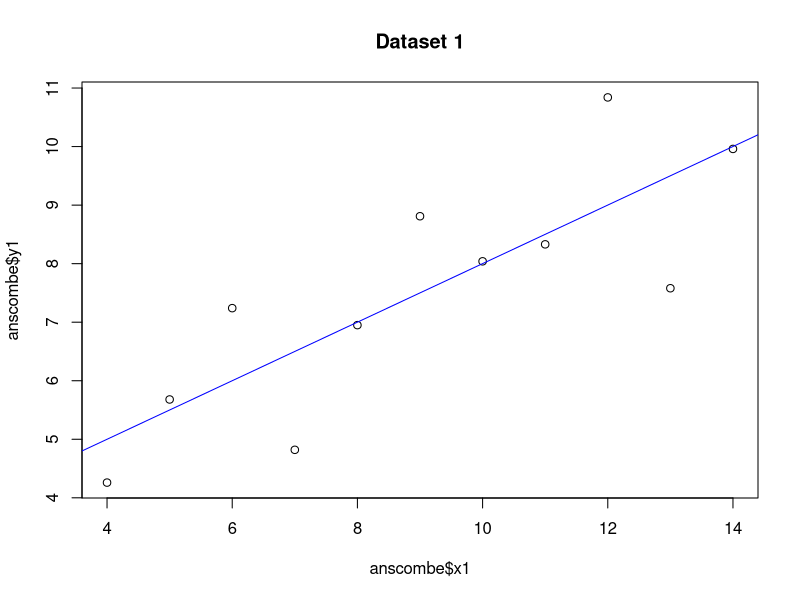
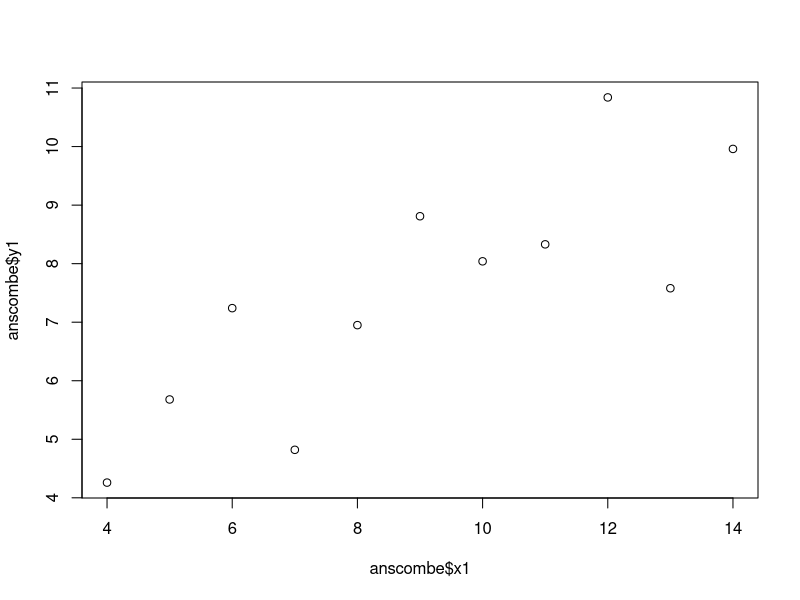
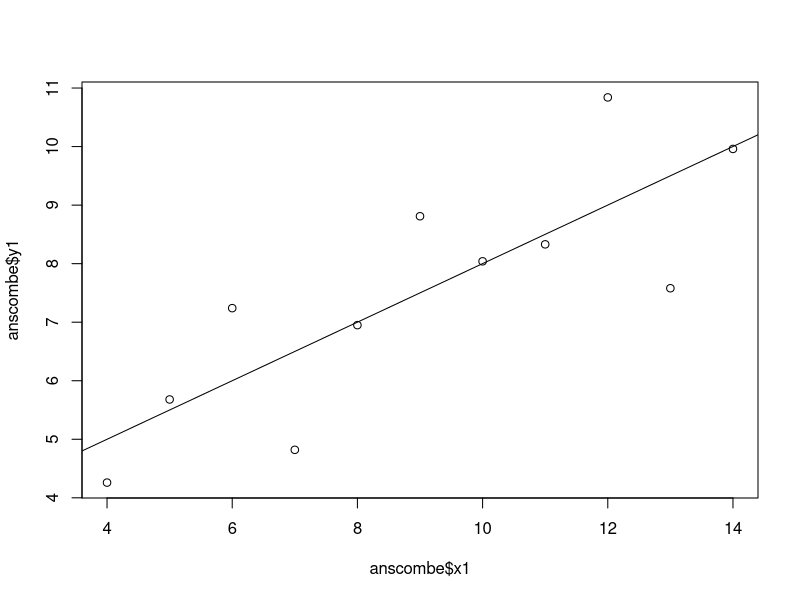
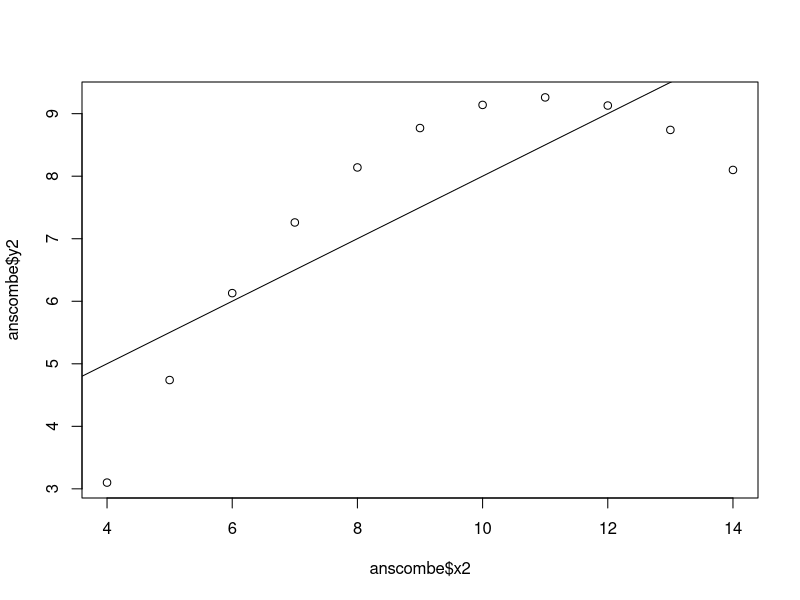
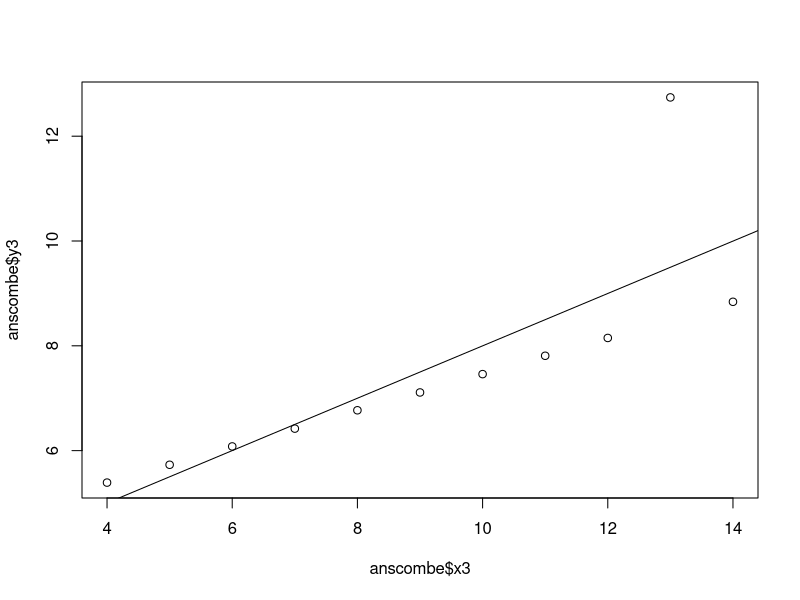
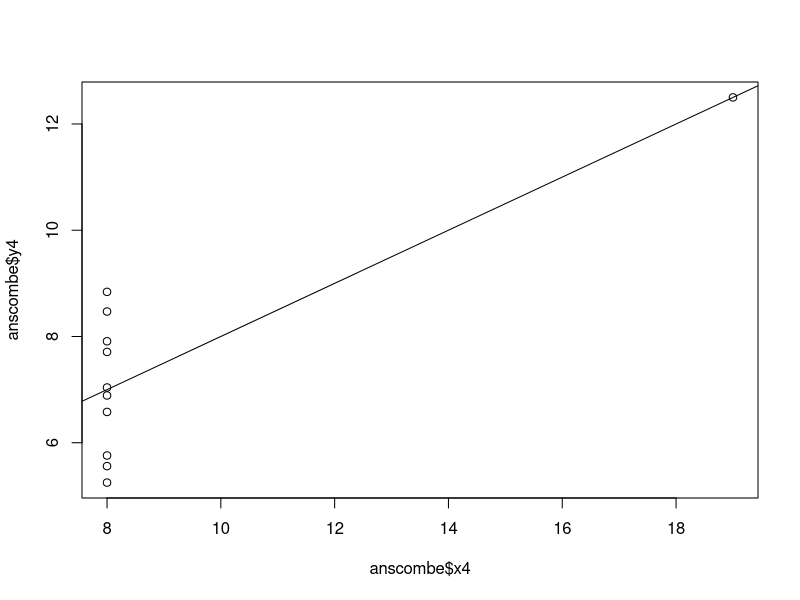
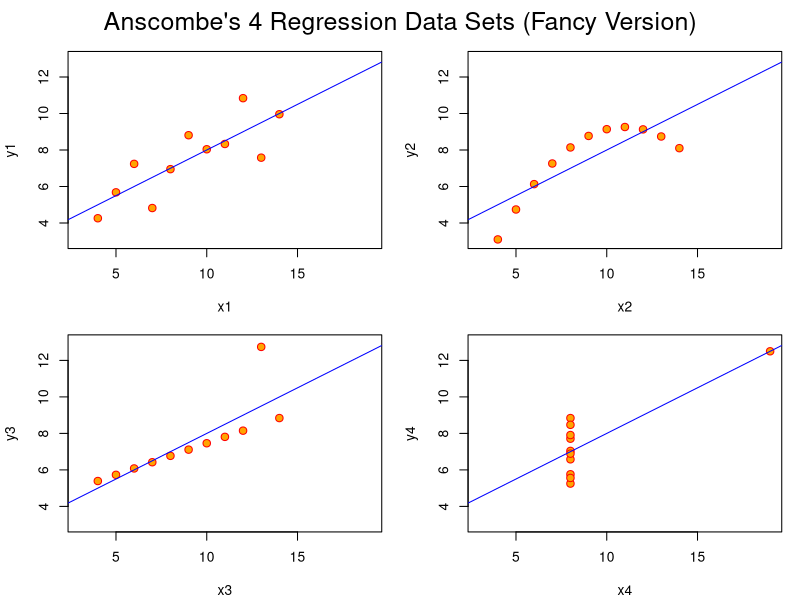
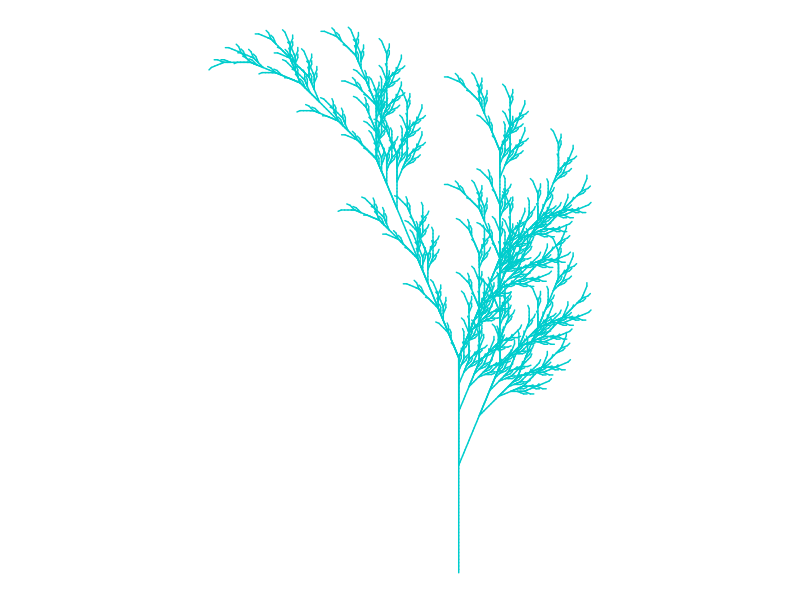

The R script that drew these images, in order:
## ---- chunk 1
plot(anscombe$x1, anscombe$y1, main="Dataset 1")
lm1 <- lm(y1 ~ x1, data=anscombe)
abline(lm1, col="blue")
summary(lm1)
data(anscombe)
View(anscombe) 
summary(anscombe)
plot(anscombe$x1,anscombe$y1)
summary(anscombe)
## ---- chunk 2
lm1 <- lm(y1 ~ x1, data=anscombe)
summary(lm1)
lm2 <- lm(y2 ~ x2, data=anscombe)
summary(lm2)
lm3 <- lm(y3 ~ x3, data=anscombe)
summary(lm3)
lm4 <- lm(y4 ~ x4, data=anscombe)
summary(lm4)
plot(anscombe$x1,anscombe$y1)
abline(coefficients(lm1))
plot(anscombe$x2,anscombe$y2)
abline(coefficients(lm2))
plot(anscombe$x3,anscombe$y3)
abline(coefficients(lm3))
plot(anscombe$x4,anscombe$y4)
abline(coefficients(lm4))
## ---- chunk 3
summary(anscombe)
## ---- chunk 4
ff <- y ~ x
mods <- setNames(as.list(1:4), paste0("lm", 1:4))

for(i in 1:4) {
  ff[2:3] <- lapply(paste0(c("y","x"), i), as.name)
  mods[[i]] <- lmi <- lm(ff, data = anscombe)
  print(anova(lmi))
}

sapply(mods, coef)  
lapply(mods, function(fm) coef(summary(fm)))

## ---- chunk 5
op <- par(mfrow = c(2, 2), mar = 0.1 + c(4, 4, 1, 1), oma = c(0, 0, 2, 0))

for(i in 1:4) {
  ff[2:3] <- lapply(paste0(c("y","x"), i), as.name)
  plot(ff, data = anscombe, col = "red", pch = 21, bg = "orange", cex = 1.2,
       xlim = c(3, 19), ylim = c(3, 13))
  abline(mods[[i]], col = "blue")
}

# Add an outer title for all plots
mtext("Anscombe's 4 Regression Data Sets (Fancy Version)", outer = TRUE, cex = 1.5)

# Reset plotting parameters
par(op)
## ---- chunk 6
# Load tidyverse without showing messages and warnings
library(gsubfn)
library(tidyverse)
# Define parameters for L-system
axiom = "X"
rules = list("X" = "F-[[X]+X]+F[+FX]-X", "F" = "FF")
angle = 22.5
depth = 6

# Apply rules for L-system
for (i in 1:depth) {
  axiom = gsubfn(".", rules, axiom)
}

# Extract actions from the axiom
actions = str_extract_all(axiom, "\\d*\\+|\\d*\\-|F|L|R|\\[|\\]|\\|") %>% unlist

# Initialize the status and points data frames
status = data.frame(x = numeric(0), y = numeric(0), alfa = numeric(0))
points = data.frame(x1 = 0, y1 = 0, x2 = NA, y2 = NA, alfa = 90, depth = 1)

# Loop through the actions to generate points
for (action in actions) {
  if (action == "F") {
    # Calculate new coordinates for 'F'
    x = points[1, "x1"] + cos(points[1, "alfa"] * (pi / 180))
    y = points[1, "y1"] + sin(points[1, "alfa"] * (pi / 180))
    
    # Update the points data frame with new segment
    points[1, "x2"] = x
    points[1, "y2"] = y
    points = rbind(data.frame(x1 = x, y1 = y, x2 = NA, y2 = NA, 
                              alfa = points[1, "alfa"], depth = points[1, "depth"]),
                   points)
  }
  
  # Adjust angle for '+' and '-'
  if (action %in% c("+", "-")) {
    alfa = points[1, "alfa"]
    points[1, "alfa"] = eval(parse(text = paste0("alfa", action, angle)))
  }
  
  # Push current position to stack for '['
  if (action == "[") {
    status = rbind(data.frame(x = points[1, "x1"], y = points[1, "y1"], 
                              alfa = points[1, "alfa"]), status)
    points[1, "depth"] = points[1, "depth"] + 1
  }
  
  # Pop position from stack for ']'
  if (action == "]") {
    depth = points[1, "depth"]
    points = points[-1,]
    points = rbind(data.frame(x1 = status[1, "x"], y1 = status[1, "y"], x2 = NA, 
                              y2 = NA, alfa = status[1, "alfa"], depth = depth - 1),
                   points)
    status = status[-1,]
  }
}

# Plot the generated points using ggplot2
ggplot() +
  geom_segment(aes(x = x1, y = y1, xend = x2, yend = y2), 
               lineend = "round", 
               color = "cyan3",  # Fall color for the branches
               data = na.omit(points)) +  # Remove any incomplete points
  coord_fixed(ratio = 1) +  # Keep the aspect ratio
  theme_void()  # Remove background and axes
